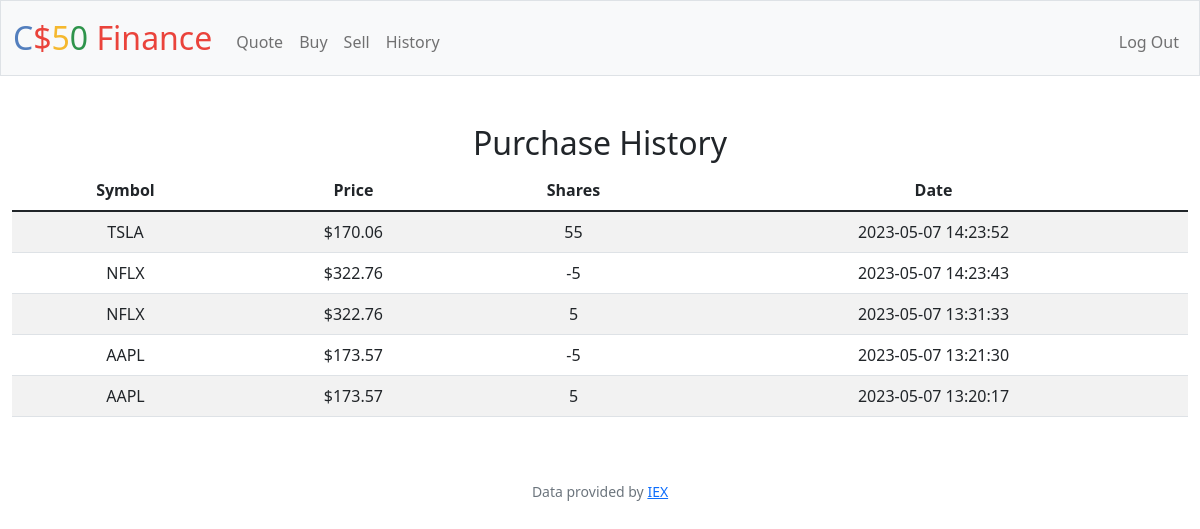
Screenshot of /history (signed in) with the database file from the repository.
### tables this page shows
CREATE TABLE purchases (
    id INTEGER PRIMARY KEY AUTOINCREMENT NOT NULL,
    user_id INTEGER NOT NULL,
    symbol TEXT NOT NULL,
    price NUMERIC NOT NULL,
shares NUMERIC NOT NULL,
    purchase_date TIMESTAMP DEFAULT CURRENT_TIMESTAMP,
    FOREIGN KEY (user_id) REFERENCES users(id)
);

### app.py (the view)
@app.route("/history")
@login_required
def history():
    history_list = db.execute("SELECT * FROM purchases WHERE user_id = ?", session["user_id"])[::-1]
    for history in history_list:
        history["price"] = usd(history["price"])
    return render_template("history.html", history_list=history_list)

### app.py (called while the page is built)
@app.after_request
def after_request(response):
    response.headers["Cache-Control"] = "no-cache, no-store, must-revalidate"
    response.headers["Expires"] = 0
    response.headers["Pragma"] = "no-cache"
    return response

### helpers.py (called while the page is built)
def login_required(f):
    @wraps(f)
    def decorated_function(*args, **kwargs):
        if session.get("user_id") is None:
            return redirect("/login")
        return f(*args, **kwargs)
    return decorated_function

def usd(value):
    return f"${value:,.2f}"

### templates/history.html
{% extends "layout.html" %}
{% block main %}
    <h2>Purchase History</h2>
    <table class="table table-striped">
        <thead>
            <tr>
                <th>Symbol</th>
                <th>Price</th>
                <th>Shares</th>
                <th>Date</th>
            </tr>
        </thead>
        <tbody>
            {% for history in history_list %}
            <tr>
                <td>{{ history["symbol"] }}</td>
                <td>{{ history["price"] }}</td>
                <td>{{ history["shares"] }}</td>
                <td>{{ history["purchase_date"] }}</td>
            </tr>
            {% endfor %}
        </tbody>
    </table>
{% endblock %}

### templates/layout.html (shortened to what this page needs)
<!DOCTYPE html>
<html lang="en">
    <head>
        <link href="https://cdn.jsdelivr.net/npm/bootstrap@5.1.3/dist/css/bootstrap.min.css" rel="stylesheet">
        <link href="/static/styles.css" rel="stylesheet">
    </head>
    <body>
        <nav class="bg-light border navbar navbar-expand-md navbar-light">
            <div class="container-fluid">
                <a class="navbar-brand" href="/"><span class="blue">C</span><span class="red">$</span><span class="yellow">5</span><span class="green">0</span> <span class="red">Finance</span></a>
                <div class="collapse navbar-collapse" id="navbar">
                    {% if session["user_id"] %}
                        <ul class="navbar-nav me-auto mt-2">
                            <li class="nav-item"><a class="nav-link" href="/quote">Quote</a></li>
                            <li class="nav-item"><a class="nav-link" href="/buy">Buy</a></li>
                            <li class="nav-item"><a class="nav-link" href="/sell">Sell</a></li>
                            <li class="nav-item"><a class="nav-link" href="/history">History</a></li>
                        </ul>
                        <ul class="navbar-nav ms-auto mt-2">
                            <li class="nav-item"><a class="nav-link" href="/logout">Log Out</a></li>
                        </ul>
                    {% else %}
                        <ul class="navbar-nav ms-auto mt-2">
                            <li class="nav-item"><a class="nav-link" href="/register">Register</a></li>
                            <li class="nav-item"><a class="nav-link" href="/login">Log In</a></li>
                        </ul>
                    {% endif %}
                </div>
            </div>
        </nav>
        <main class="container-fluid py-5 text-center">
            {% block main %}{% endblock %}
        </main>
        <footer class="mb-5 small text-center text-muted">
            Data provided by <a href="https://iexcloud.io/">IEX</a>
        </footer>
    </body>
</html>

### static/styles.css (style rules this page uses)
nav .navbar-brand { font-size: xx-large; }
nav .navbar-brand .blue { color: #537fbe; }
nav .navbar-brand .red { color: #ea433b; }
nav .navbar-brand .yellow { color: #f5b82e; }
nav .navbar-brand .green { color: #2e944b; }

### rows the page displays
purchases: symbol "TSLA", price "$170.06", shares "55", purchase_date "2023-05-07 14:23:52"
purchases: symbol "NFLX", price "$322.76", shares "-5", purchase_date "2023-05-07 14:23:43"
purchases: symbol "NFLX", price "$322.76", shares "5", purchase_date "2023-05-07 13:31:33"
purchases: symbol "AAPL", price "$173.57", shares "-5", purchase_date "2023-05-07 13:21:30"
purchases: symbol "AAPL", price "$173.57", shares "5", purchase_date "2023-05-07 13:20:17"
